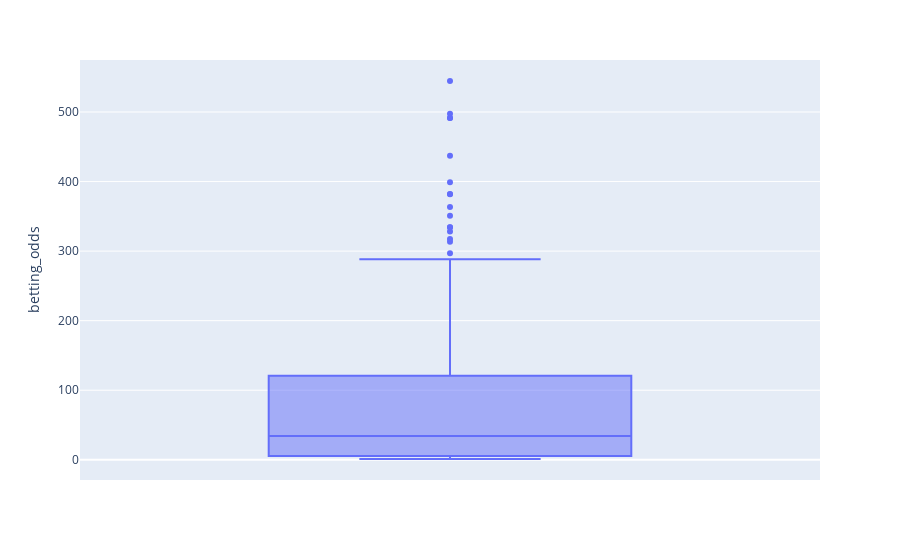

The code cell stored with this chart in its notebook:
### Markdown cell above
### Here's a pretty box plot of Betting_Odds summary stats

### Code cell
df = px.data.tips()
fig = px.box(df_mart_betting, y="betting_odds")
fig.show()

### Figure 1 — Plotly figure (JSON) as saved in the notebook; plotly's stock layout.template omitted (floating-point values rounded to 4 significant figures; data arrays with more than 128 entries replaced by an {"elided": "..."} marker saying what was removed)
{"data": [{"alignmentgroup": "True", "hovertemplate": "betting_odds=%{y}<extra></extra>", "legendgroup": "", "marker": {"color": "#636efa"}, "name": "", "notched": false, "offsetgroup": "", "orientation": "v", "showlegend": false, "type": "box", "x0": " ", "xaxis": "x", "y": {"elided": "350 float values"}, "y0": " ", "yaxis": "y"}], "layout": {"boxmode": "group", "legend": {"tracegroupgap": 0}, "margin": {"t": 60}, "xaxis": {"anchor": "y", "domain": [0, 1]}, "yaxis": {"anchor": "x", "domain": [0, 1], "title": {"text": "betting_odds"}}}}
